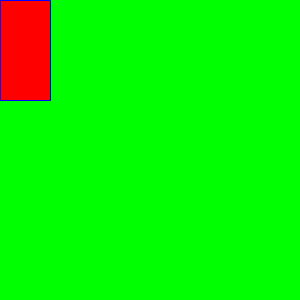
Frame 1 (no input)
Frame 60 (the mouse pressed at the canvas centre just before this capture): identical to frame 1, image omitted
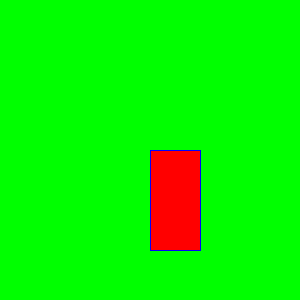
Frame 120 (the mouse held since frame 60 and released just before this capture)

The Processing sketch that drew these frames (run headless with seeded random() and noise(); from frame 60 on, the mouse is pressed at the canvas centre):

// Processing sketch: sketch_190625b
// ── sketch_190625b.pde


void setup(){
size(300,300);

}

void draw(){
  background(0,255,0);
  fill(255,0,0);
  stroke(0,0,255);
  rect(mouseX,mouseY,50,100);
  
}
